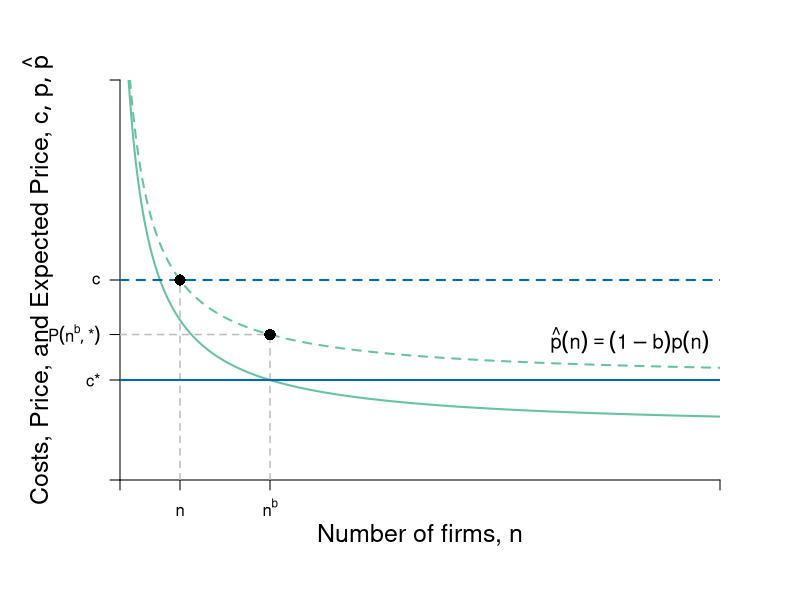

This chart was generated by the following R code:
require(shape)
pdf(file = "competitionmarkets/LRn_Dec_Costs.pdf", width = 9, height = 7)

#Set parameters for graphics
axislabelsize <- 1.5
labelsize <- 1.2
graphlinewidth <- 2
segmentlinewidth <- 1.5

COL <- c("#7fc97f", "#beaed4", "#fdc086", "#ffff99", "#386cb0", "#f0027f", "#bf5b17", "#666666")
COLA <- c("#e0f3db", "#99d8c9","#66c2a4","#41ae76", "#238b45", "#005824")
COLB <- c("#c6dbef", "#4eb3d3", "#2b8cbe", "#0868ac","#084081")
COLC <- c("#fcfbfd", "#efedf5", "#dadaeb", "#bcbddc", "#9e9ac8", "#807dba", "#6a51a3", "#54278f", "#3f007d")

par(mar =  c(6, 6, 4, 4))

# Levels for the barriers to entry specified here
barriers <- c(0.2, 0.5, 0.71)
# Cost Levels
costs <- c(5, 10)

Profit <- function(n, pbar = 60, c = costs[2], beta = 0.5) {
  (pbar - c)^2 / (((n + 1)^2)*beta)
}

totaln <- function(pi, pbar = 60, c = costs[2], beta = 0.5){
  (pbar - c)/(sqrt(pi*beta)) - 1
}

cournotPrice <- function(n, pbar = 60, c = costs[2]) {
  c + (1/(n+1))*(pbar - c)
}

# Barriers to entry
bte <- function(n, b = 0) {
  cournotPrice(n)*(1-b)
}

# Hack function that gets around nested function scope error 
bte_unnested <- function(n, pbar = 60, c, b = 0){
  (c + (1/(n+1))*(pbar - c))*(1 - b)
}



nstar <- function(b, pbar = 60, c = costs[2]){
  (pbar*(1 - b) - c) / (b*c)
}

xlims <- c(0, 40) 
ylims <- c(0, 20)

plot(0, 0, xlim = xlims, ylim = ylims, type = "n",
     xlab = expression(paste("")),
     ylab = expression(paste("")), 
     xaxt = "n", 
     yaxt = "n", 
     cex.lab = axislabelsize, 
     bty = "n",
     xaxs="i", 
     yaxs="i")

ticksy <- c(0, costs[1], bte(n = nstar(b = barriers[2], c = costs[1]), b = barriers[2]), costs[2], ylims[2])
# Asterik needs to be fixed
ylabels <- c(NA, expression(paste(c,"*")), expression(paste(P(n**b, "*"))), expression(c), NA) 
ticksx <- c(0, nstar(b = barriers[2]), nstar(b = barriers[2], c = costs[1]), xlims[2])
xlabels <- c(NA, expression(paste(n)), expression(paste(n**b)), NA)

axis(1, at = ticksx, pos = 0, labels = xlabels)
axis(2, at = ticksy, pos = 0, labels = ylabels, las = 1)

npts <- 500 
xx1 <- seq(xlims[1], xlims[2], length.out = npts)

# Lines for barrier graph
#lines(xx1, bte(n = xx1, b = barriers[3]), col = COLA[3], lty = 2, lwd = segmentlinewidth)
#lines(xx1, bte(n = xx1, b = barriers[2]), col = COLA[3], lty = 2, lwd = segmentlinewidth)

# P(n^b)
lines(xx1, bte(n = xx1, b = barriers[2]), col = COLA[3], lty = 2, lwd = graphlinewidth) 
# P(n^{br})
lines(xx1, bte_unnested(n = xx1, c = costs[1], b = barriers[2]), col = COLA[3], lty = 1, lwd = graphlinewidth) 

#Label axes
mtext(expression(paste("Number of firms, ", n)), side=1, line = 2.5, cex = axislabelsize)
text(-5.5, 0.5*ylims[2], expression(paste("Costs, Price, and Expected Price, ", list(c, p, hat(p)) )), xpd = TRUE, cex = axislabelsize, srt = 90) 

#Arrows(18, 6.8, 18, 4.5, col = "black", lty = 1, code = 2, lwd = 2, arr.type = "triangle", arr.lwd = 0.5)
# text(16, 5.75, expression(paste("Decrease in ", rho)), cex = labelsize)


#text(5, 11, expression(paste(c)), cex = labelsize)
# text(19, 4.4, expression(paste(rho[1])), cex = labelsize)

#Arrows(4, 9, 7.8, 9, col = "black", lty = 1, code = 2, lwd = 2, arr.type = "triangle", arr.lwd = 0.5)
# text(5.7, 10, expression(paste("Decrease in ", c)), cex = labelsize)

#text(34, 12, expression(paste(p(n))), cex = labelsize)
text(34, 7, expression(paste(hat(p)*(n) == (1-b)*p(n) )), cex = labelsize)

#line for the marginal cost
segments(0, 10, xlims[2], 10, 
         lty = 2, col = COLB[4], lwd = graphlinewidth
         )

segments(nstar(b = barriers[2]), 0, nstar(b = barriers[2]), bte(n = nstar(b = barriers[2]), b = barriers[2]),
         lty = 2, col = "gray", lwd = segmentlinewidth
         )

segments(nstar(b = barriers[2], c = costs[1]), 0, nstar(b = barriers[2], c = costs[1]), bte(n = nstar(b = barriers[2], c = costs[1]), b = barriers[2]),
         lty = 2, col = "gray", lwd = segmentlinewidth
         )

segments(0, bte(n = nstar(b = barriers[2], c = costs[1]), b = barriers[2]), nstar(b = barriers[2], c = costs[1]), bte(n = nstar(b = barriers[2], c = costs[1]), b = barriers[2]),
         lty = 2, col = "grey", lwd = segmentlinewidth
         )

segments(0, 5, xlims[2], 5, lty = 1, col = COLB[4] , lwd = graphlinewidth)


#This should probably have a loop, but I haven't worked it out. 
points(nstar(b = barriers[2], c = costs[2]), bte(n = nstar(b = barriers[2], c = costs[2]), b = barriers[2]),
       pch = 16, col = "black", cex = 1.5
       )

points(nstar(b = barriers[2], c = costs[1]), bte(n = nstar(b = barriers[2], c = costs[1]), b = barriers[2]), 
       pch = 16, col = "black", cex = 1.5
       )
# points(nstar(b = barriers[3]), bte(n = nstar(b = barriers[3]), b = barriers[3]), pch = 16, col = "black", cex = 1.5)


dev.off()
